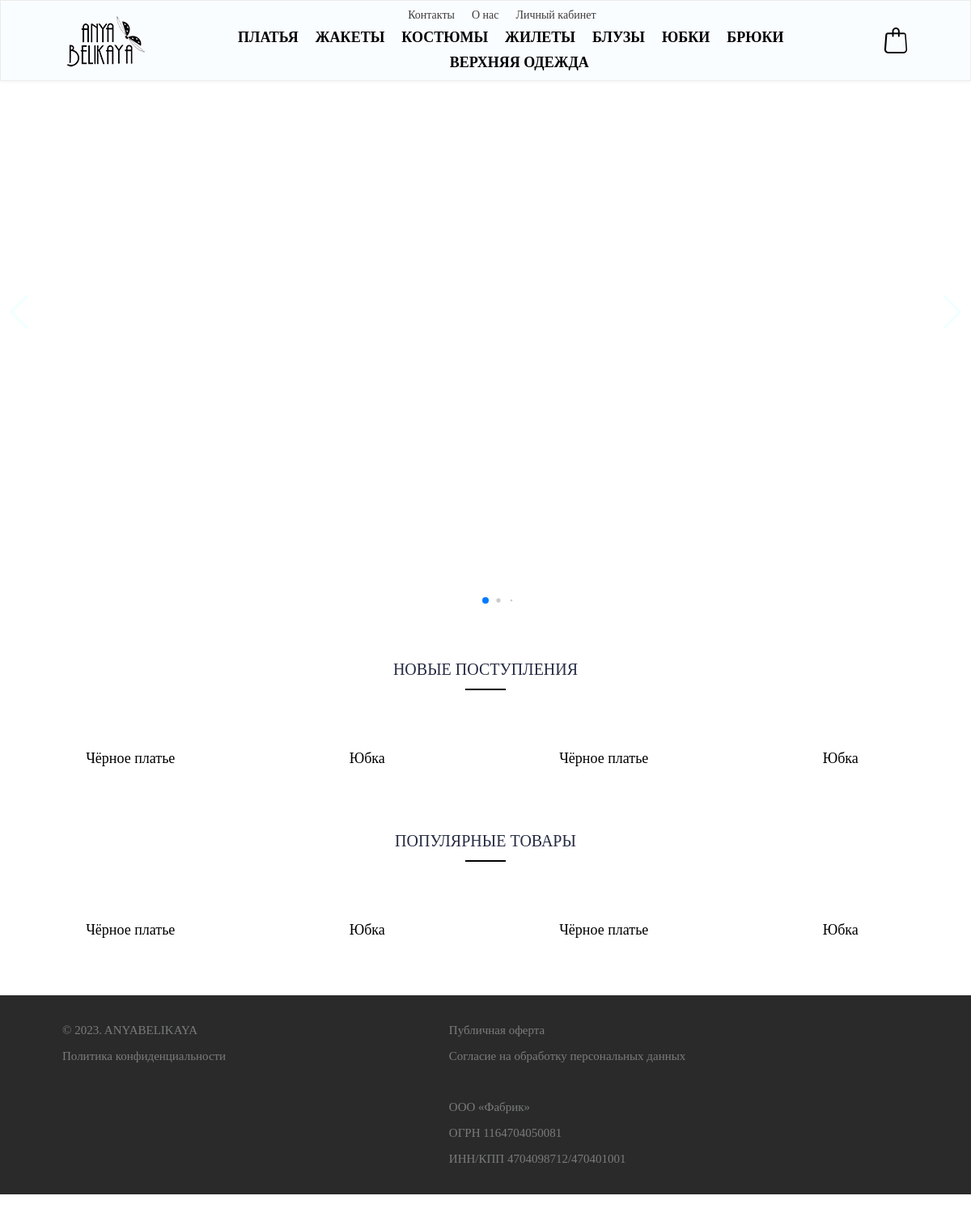
The page / on the database its author committed.
### clothes/models.py (models this page shows, shortened)
class Category(models.Model):
    name = models.CharField('Категория',max_length=150, null=True, blank=True)
    url = models.SlugField(max_length=160, unique=True)
    class Meta:
        verbose_name ='Категория товара'
        verbose_name_plural = 'Категории товара'

class Product(models.Model):
    name = models.CharField('Наименование', max_length=100)
    price = models.DecimalField('Цена',max_digits=10, decimal_places=0, default=0)
    description = models.TextField(verbose_name='Описание', null=True, blank=True)
    image = models.ImageField('Изображение', upload_to='static/clothes/images/')
    category = models.ForeignKey('Category', verbose_name='Категория', on_delete=models.SET_NULL, null=True,
                                 blank=True)
    characteristic = models.ForeignKey('Characteristic', on_delete=models.SET_NULL, verbose_name='характеристика',
                                       null=True)
    available = models.BooleanField(default=False, verbose_name='наличие')
    url = models.SlugField(max_length=160, unique=True)
    class Meta:
        verbose_name ='Товар'
        verbose_name_plural = 'Товары'

### clothes/views.py (the view)
# urls.py: path('', views.index, name='main'),
def index(request):
    pict = models.MainPictirues.objects.all
    categories = models.Category.objects.all
    clothes = models.Product.objects.all
    products =models.Product.objects.all
    context = {
        'categories': categories,
        'clothes': clothes,
        'picture':pict,
        'products': products
    }
    return render(request, 'index.html', context)

### cart/context_processors.py (called while the page is built)
def cart(request):
    return {'cart': Cart(request)}

### templates/index.html (shortened to what this page needs)
<!DOCTYPE html>
{% load static %}
<html lang="en">
<head>
    <link rel="stylesheet" href="css/style.css">
<link rel="stylesheet" href="https://cdn.jsdelivr.net/npm/swiper@8/swiper-bundle.min.css">'
<link rel="stylesheet" href="{% static 'clothes/css/style.css'%}">
<link rel="stylesheet" href="{% static 'clothes/css/clothes.css'%}">
<link rel="stylesheet" href="{% static 'clothes/css/product.css'%}">
    <link rel="stylesheet" href="{% static 'clothes/css/login_registration.css'%}">
    <link rel="stylesheet" href="{% static 'clothes/css/for_orders.css'%}">
    <link rel="stylesheet" href="{% static 'clothes/css/cart.css'%}">
    <link rel="stylesheet" href="{% static 'clothes/css/utils.css'%}">
    <link rel="stylesheet" href="{% static 'clothes/css/footer.css'%}">
<link rel="stylesheet" href="{% static 'clothes/css/some.css'%}">
</head>
<body>
    <div class="wrapper">
        <header class="header">
            <div class="header_container  _container" >
                <a href="{% url 'main' %}" class="header_logo"><img src="{% static 'clothes/images/anya belikaya (2).gif'%}" class="logo_img"></a>
                <nav class="header_menu">
                    <ul class="menu_list">
                        <li class="menu_item">
                            <a href="" class="menu_link">Контакты</a>
                        </li>
                        <li class="menu_item">
                            <a href="" class="menu_link">О нас</a>
                        </li>
                        <li class="menu_item">
                            {% if user.is_authenticated %}
                            <a href="{% url 'profile' %}" class="menu_link">{{user.username}}</a>
                            {% else %}
                            <a href="{% url 'login' %}" class="menu_link">Личный кабинет</a>
                            {% endif %}
                        </li>
                    </ul>
                    <ul class="catalog_list">
                        {%for category in categories%}
                            <li class="catalog_item">
                                <a href="{% url 'products' category.url%}" class="catalog_link">{{category.name}}</a>
                            </li>
                        {%endfor%}
                    </ul>
                </nav>
                <div class="bag"><a href="{%url 'cart:cart_detail'%}"><img src="{% static 'clothes/images/bag.png'%}" alt=""></a></div>
            </div>
         </header>
        <main class="page">
            {%block content%}
            <div class="swiper" id="first">
                <div class="swiper-wrapper">
                    {%for pict in picture%}
                    <div class="swiper-slide"><img class="slide_img" src="{{ pict.main_image1 }}" alt=""></div>
                    {%endfor%}
                </div>
                <div class="swiper-pagination"></div>
                <div class="swiper-button-prev"></div>
                <div class="swiper-button-next"></div>
            </div>
            <div class="new_colections">НОВЫЕ ПОСТУПЛЕНИЯ</div>
            <div class="line"></div>
            <div class="swiperr" id="second">
                <div class="swiper-wrapper">
                    {%for product in products%}
                            <div class="swiper-slide">
                                <a href="{% url 'product' product.url%}" class="more_info">
                                    <p class="discript">{{product.name}}</p>
                                </a>
                            </div>
                    {%endfor%}
                </div>
                <div class="thirdp swiper-button-prev"></div>
                <div class="thirdn swiper-button-next"></div>
            </div>
            <div class="new_colections">ПОПУЛЯРНЫЕ ТОВАРЫ</div>
            <div class="line"></div>
            <div class="swiperrr" id="third">
                <div class="swiper-wrapper">
                    {%for product in products%}
                            <div class="swiper-slide">
                                <a href="{% url 'product' product.url%}" class="more_info">
                                    <p class="discript">{{product.name}}</p>
                                </a>
                            </div>
                    {%endfor%}
                </div>
                <div class="secondp swiper-button-prev"></div>
                <div class="secondn swiper-button-next"></div>
            </div>
        {%endblock%}
        </main>
        <footer class="footer">
            <div class="footer_container _container">
                <div class="first_column">
                    <ul>
                        <li class="footer_item">
                            © 2023. ANYABELIKAYA
                        </li>
                        <li class="footer_item">
                            <a class="footer_link" href="#">Политика конфиденциальности</a>
                        </li>
                    </ul>
                </div>
                <div class="second_column">
                    <ul>
                        <li class="footer_item">
                            <a class="footer_link" href="#">Публичная оферта</a>
                        </li>
                        <li class="footer_item">
                            <a class="footer_link" href="#">Согласие на обработку персональных данных</a>
                        </li>
                    </ul>
                    <br>
                        <ul><li class="footer_item">
                    ООО «Фабрик»
                </li>
                <li class="footer_item">
                    ОГРН 1164704050081
                </li>
                <li class="footer_item">
                    ИНН/КПП 4704098712/470401001
                </li >
                <li class="footer_item"></ul>
                </div>
            </div>
        </footer>
    </div>
</body>
</html>

### static/clothes/css/style.css (style rules this page uses)
* { padding: 0; margin: 0; border: 0; }
*,*:before,*:after { -moz-box-sizing: border-box; -webkit-box-sizing: border-box; box-sizing: border-box; }
nav,footer,header,aside { display: block; }
html,body { color: #252B42; font-family: 500; height: 100%; width:100%; font-size: 100%; line-height: -1; font-size: 14px; -ms-text-size-adjust: 100%; -moz-text-size-adjust: 100%; -webkit-text-size-adjust: 100%; }
a,a:visited { text-decoration: none; }
ul li { list-style: none; }
img { vertical-align:top; }
.wrapper { min-height: 100%; overflow: hidden; display: flex; flex-direction: column; }
._container { max-width: 1046px; margin: 0px auto; box-sizing: content-box; padding: 0px 30px; }
.header { position: fixed; width: 100%; left: 0; top: 0; z-index: 50; }
.header:before { content: ''; position: absolute; top: 0; left: 0; width: 100%; height: 100%; border: 1px solid rgb(236, 236, 236); box-shadow: 0 0 5px rgb(236, 236, 236); background-color: rgb(250, 253, 255); z-index: 2; }
.header_container { display: flex; min-height: 80px; align-items: center; position: relative; }
.header_container { min-height: 100px; }
.header_menu { margin: 0 auto 0 auto; }
.header_logo { font-size: 24px; font-weight: 700; color:inherit; position: relative; z-index: 6; padding: 0 5% 0 0; }
.menu_list { display: flex; justify-content:center; flex-wrap: wrap; position: relative; z-index: 6; padding-right: 10%; }
.menu_item:not(:last-child) { margin: 0px 21px 0px 0px; }
.menu_link { color: #3c3c3c; line-height: 171%; font-weight: 400; transition-duration: 0.5s; }
.catalog_list { display: flex; flex-wrap: wrap; position: relative; z-index: 6; justify-content: center; padding: 0 5% 0 0; }
.catalog_item:not(:last-child) { margin: 0px 21px 0px 0px; }
.catalog_link { color: #000000; line-height: 171%; font-weight: 600; font-size: 18px; transition-duration: 0.5s; position: relative; }
.catalog_link::after { content: ""; position: absolute; bottom: 0; left: 50%; height: 2px; width: 0; background: #E3C18F;; transition: width 0.3s ease 0s, left 0.3s ease 0s; }
.bag { position: relative; z-index: 6; }
.page { flex: 1 1 auto; }
.swiper { max-width: 100%; max-height: 740px; }
.swiper-button-prev::after { color:azure; }
.swiper-button-next::after { color:azure; }
.secondp::after { color: #000000; position: absolute; top: 1270px; }
.secondn::after { color: #000000; position: absolute; top:1270px; }
.thirdn::after { color: #000000; position: absolute; top: 770px; }
.thirdp::after { color: #000000; position: absolute; top: 770px; }
.line { display: block; margin-left: auto; margin-right: auto; margin-bottom: 4%; margin-top:1%; content: " "; width: 50px; height: 2px; background-color: black; }
.new_colections { padding: 5% 0 0 0; text-align: center; font-size: 20px; }
.swiperr { max-width: 100%; margin: 0 30px 20px 30px; }
.discript { text-align: center; padding: 10px 0 0 0; font-size: 18px; }
.swiper-slide { text-align: center; }
.swiperrr { margin: 0 30px 70px 30px; }
.footer { background-color: rgb(42, 42, 42); }
.footer_container { display: flex; justify-content: space-between; }
.first_column, .second_column, .third_column { margin: 20px 0; }
.footer_link { color: rgb(122, 123, 124); font-size: 15px; }
.footer_item { margin: 15px 0; color: rgb(122, 123, 124); font-size: 15px; }
.more_info { color:black; }
.logo_img { width 100px }

### clothes/static/clothes/css/clothes.css (style rules this page uses)
* { padding: 0; margin: 0; border: 0; }
*,*:before,*:after { -moz-box-sizing: border-box; -webkit-box-sizing: border-box; box-sizing: border-box; }
nav,footer,header,aside { display: block; }
html,body { color: #252B42; font-family: 500; height: 100%; width:100%; font-size: 100%; line-height: -1; font-size: 14px; -ms-text-size-adjust: 100%; -moz-text-size-adjust: 100%; -webkit-text-size-adjust: 100%; }
a,a:visited { text-decoration: none; }
ul li { list-style: none; }
img { vertical-align:top; }
.more_info { color: black; text-decoration:none; }

### clothes/static/clothes/css/product.css (style rules this page uses)
* { padding: 0; margin: 0; border: 0; }
*,*:before,*:after { -moz-box-sizing: border-box; -webkit-box-sizing: border-box; box-sizing: border-box; }
nav,footer,header,aside { display: block; }
html,body { color: #252B42; font-family: 500; height: 100%; width:100%; font-size: 100%; line-height: -1; font-size: 14px; -ms-text-size-adjust: 100%; -moz-text-size-adjust: 100%; -webkit-text-size-adjust: 100%; }
a,a:visited { text-decoration: none; }
ul li { list-style: none; }
img { vertical-align:top; }

### rows shown on the page
Category: name "ПЛАТЬЯ"
Category: name "ЖАКЕТЫ"
Category: name "КОСТЮМЫ"
Category: name "ЖИЛЕТЫ"
Category: name "БЛУЗЫ"
Category: name "ЮБКИ"
Category: name "БРЮКИ"
Category: name "ВЕРХНЯЯ ОДЕЖДА"
Product: name "Чёрное платье"
Product: name "Юбка"
